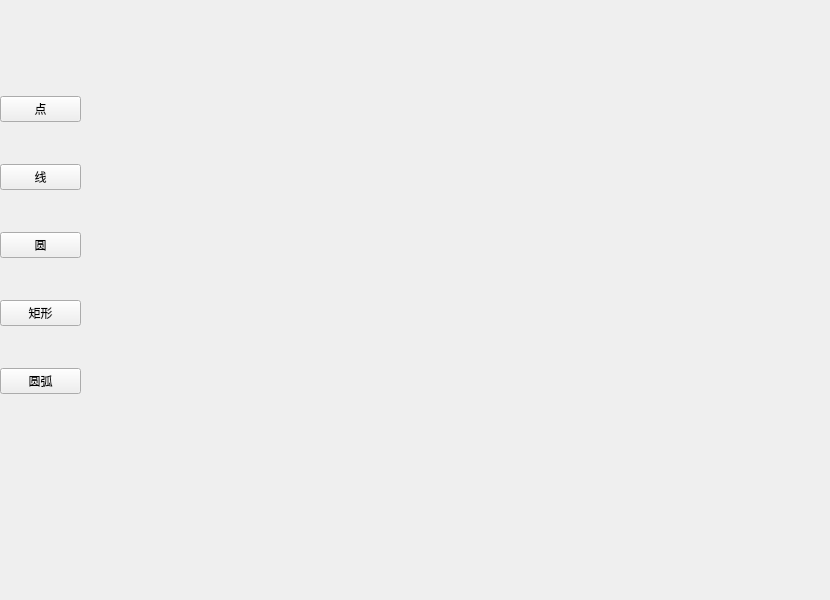
<?xml version="1.0" encoding="UTF-8"?>
<ui version="4.0">
 <class>scenewindow</class>
 <widget class="QWidget" name="scenewindow">
  <property name="geometry">
   <rect>
    <x>0</x>
    <y>0</y>
    <width>830</width>
    <height>600</height>
   </rect>
  </property>
  <property name="maximumSize">
   <size>
    <width>830</width>
    <height>600</height>
   </size>
  </property>
  <property name="windowTitle">
   <string>Form</string>
  </property>
  <widget class="Widget" name="widget" native="true">
   <property name="geometry">
    <rect>
     <x>80</x>
     <y>40</y>
     <width>671</width>
     <height>471</height>
    </rect>
   </property>
   <property name="minimumSize">
    <size>
     <width>651</width>
     <height>451</height>
    </size>
   </property>
  </widget>
  <widget class="QWidget" name="layoutWidget">
   <property name="geometry">
    <rect>
     <x>0</x>
     <y>60</y>
     <width>81</width>
     <height>371</height>
    </rect>
   </property>
   <layout class="QVBoxLayout" name="verticalLayout">
    <item>
     <widget class="QPushButton" name="pushButton_Point">
      <property name="text">
       <string>点</string>
      </property>
     </widget>
    </item>
    <item>
     <widget class="QPushButton" name="pushButton_Line">
      <property name="text">
       <string>线</string>
      </property>
     </widget>
    </item>
    <item>
     <widget class="QPushButton" name="pushButton_Circle">
      <property name="text">
       <string>圆</string>
      </property>
     </widget>
    </item>
    <item>
     <widget class="QPushButton" name="pushButton_Rect">
      <property name="text">
       <string>矩形</string>
      </property>
     </widget>
    </item>
    <item>
     <widget class="QPushButton" name="pushButton_Arc">
      <property name="text">
       <string>圆弧</string>
      </property>
     </widget>
    </item>
   </layout>
  </widget>
 </widget>
 <customwidgets>
  <customwidget>
   <class>Widget</class>
   <extends>QWidget</extends>
   <header>widget.h</header>
   <container>1</container>
  </customwidget>
 </customwidgets>
 <resources/>
 <connections/>
</ui>
